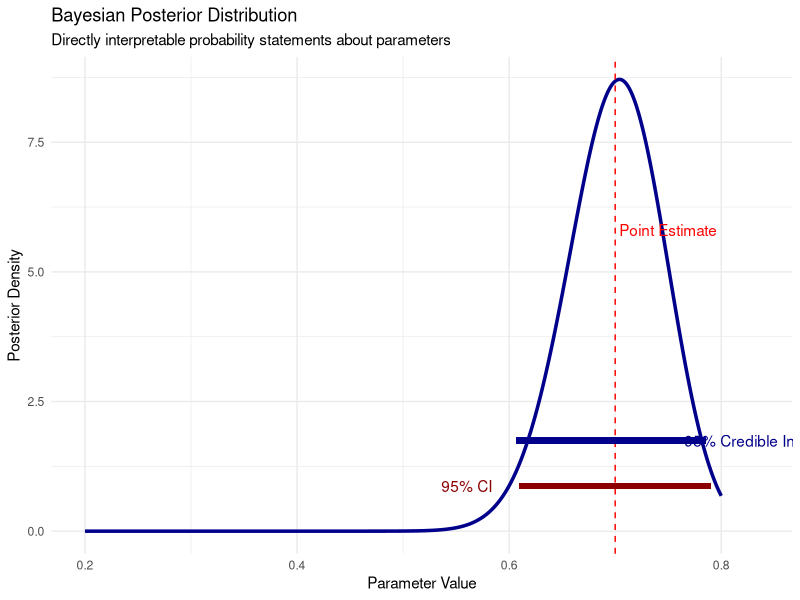
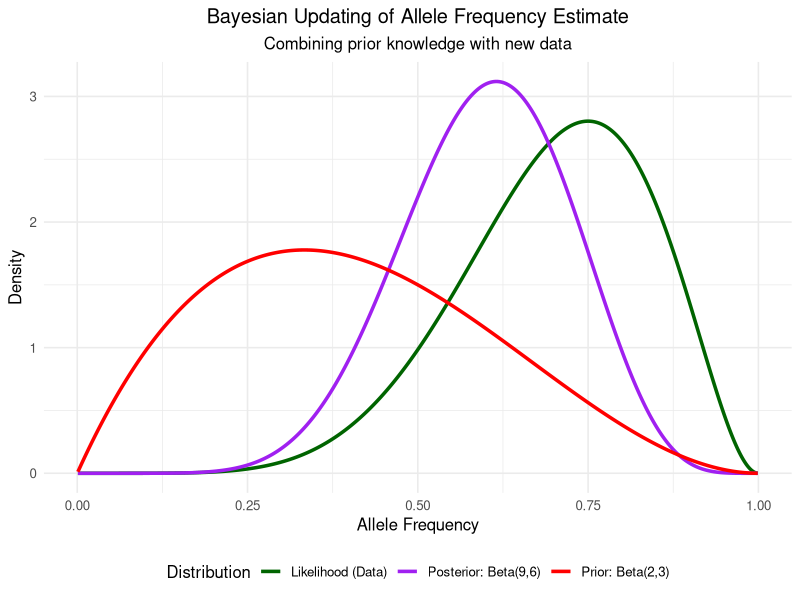
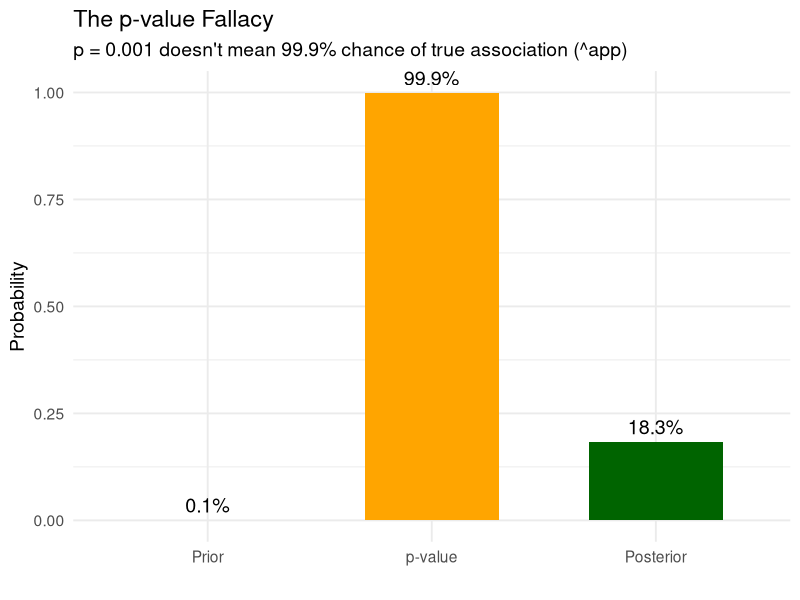
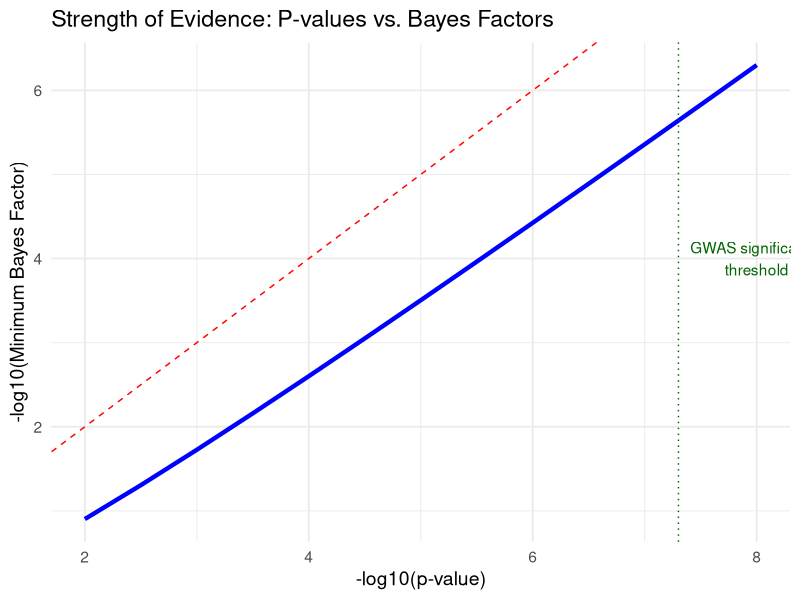
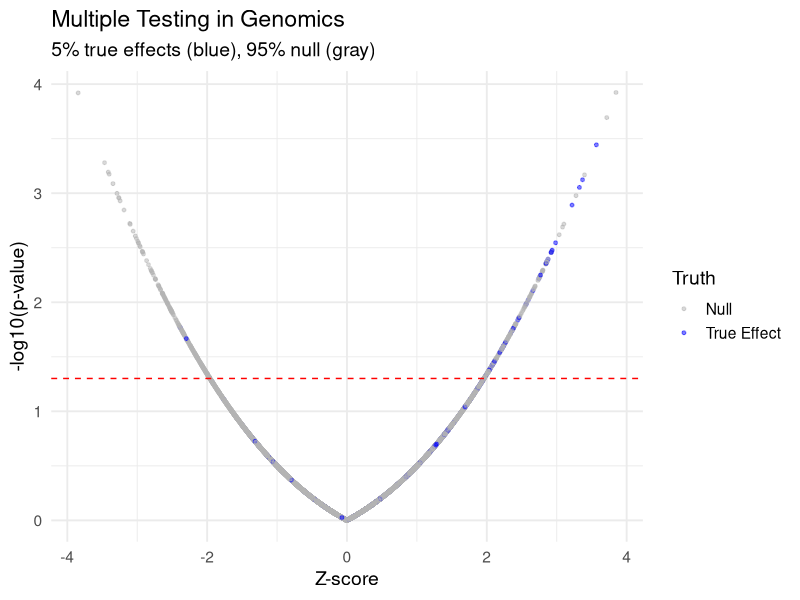
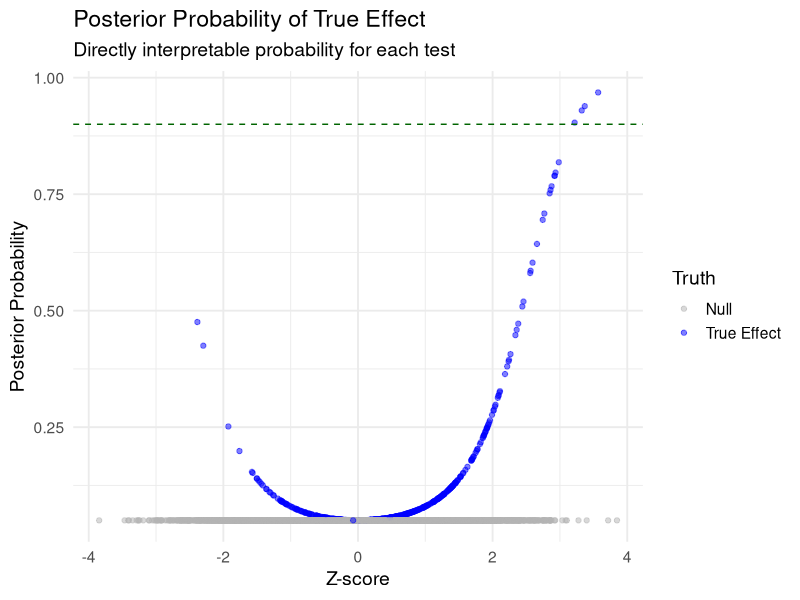
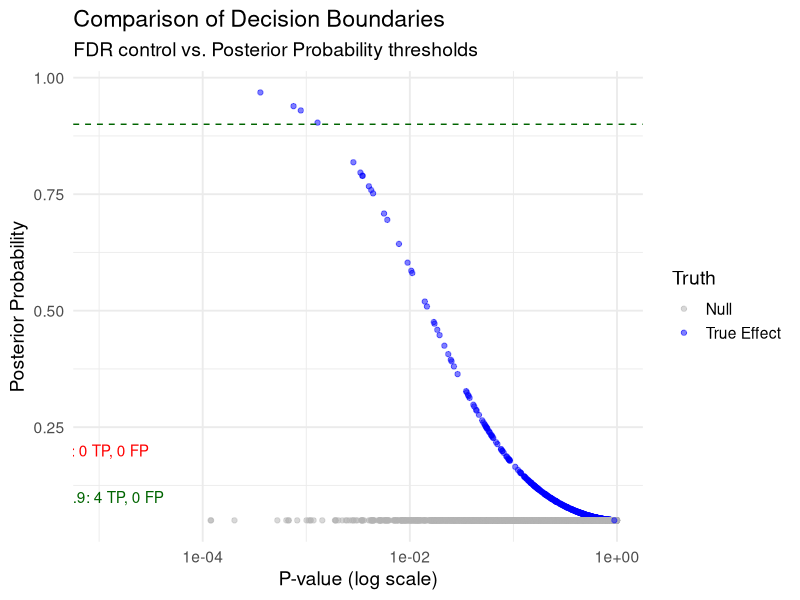
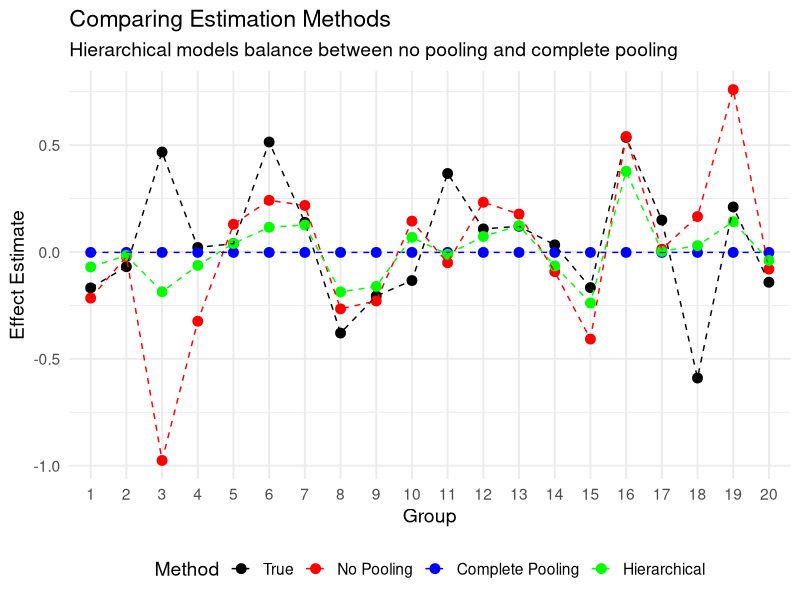

Write the R code that produced these figures, in order.
## ---- chunk 1
# Load necessary packages
library(tidyverse)
library(ggplot2)
library(reshape2)
library(viridis)
library(gtools)     # For Dirichlet distribution
library(gridExtra)  # For arranging plots

# Set a clean theme for all plots
theme_set(theme_minimal(base_size = 12) + 
          theme(plot.title = element_text(hjust = 0.5),
                plot.subtitle = element_text(hjust = 0.5)))

# Set seed for reproducibility
set.seed(42)
## ---- chunk 2
# Create example data for frequentist vs Bayesian comparison
x <- seq(0.2, 0.8, length = 1000)

# Bayesian posterior (beta distribution)
post_y <- dbeta(x, 70, 30)

# Create data frame for plotting
plot_data <- data.frame(
  x = x,
  y = post_y
)

# Point estimate
point_est <- 0.7
ci_lower <- 0.61
ci_upper <- 0.79
cred_lower <- qbeta(0.025, 70, 30)
cred_upper <- qbeta(0.975, 70, 30)

# Get maximum y value for annotation positioning
max_y_val <- max(plot_data$y)

# Plot
ggplot(plot_data, aes(x = x, y = y)) +
  geom_line(size = 1.2, color = "darkblue") +
  geom_vline(xintercept = point_est, color = "red", linetype = "dashed") +
  geom_segment(aes(x = ci_lower, xend = ci_upper, y = max_y_val/10, yend = max_y_val/10), 
               color = "darkred", size = 2) +
  geom_segment(aes(x = cred_lower, xend = cred_upper, y = max_y_val/5, yend = max_y_val/5), 
               color = "darkblue", size = 2) +
  annotate("text", x = point_est + 0.05, y = max_y_val/1.5, 
           label = "Point Estimate", color = "red") +
  annotate("text", x = ci_lower - 0.05, y = max_y_val/10, 
           label = "95% CI", color = "darkred") +
  annotate("text", x = cred_upper + 0.05, y = max_y_val/5, 
           label = "95% Credible Interval", color = "darkblue") +
  labs(title = "Bayesian Posterior Distribution",
       subtitle = "Directly interpretable probability statements about parameters",
       x = "Parameter Value", 
       y = "Posterior Density") +
  theme_minimal()
## ---- chunk 3
# Create data for three distributions
x <- seq(0.001, 0.999, length = 1000)
prior <- data.frame(x = x, y = dbeta(x, 2, 3), Distribution = "Prior: Beta(2,3)")
likelihood <- data.frame(x = x, y = dbeta(x, 7, 3), Distribution = "Likelihood (Data)")
posterior <- data.frame(x = x, y = dbeta(x, 9, 6), Distribution = "Posterior: Beta(9,6)")

# Combine data
all_distributions <- rbind(prior, likelihood, posterior)

# Plot all three distributions
ggplot(all_distributions, aes(x = x, y = y, color = Distribution)) +
  geom_line(size = 1.2) +
  scale_color_manual(values = c("darkgreen", "purple", "red")) +
  labs(title = "Bayesian Updating of Allele Frequency Estimate",
       subtitle = "Combining prior knowledge with new data",
       x = "Allele Frequency", 
       y = "Density") +
  theme(legend.position = "bottom")
## ---- chunk 4
# Parameters
prior_prob <- 1/1000  # Prior probability of true association
p_value <- 0.001      # Observed p-value

# Convert p-value to z-score
z <- qnorm(p_value/2, lower.tail = FALSE)

# Calculate Bayes factor (approximate)
bf <- exp(z^2/2)

# Calculate posterior probability
posterior <- (prior_prob * bf) / (prior_prob * bf + (1 - prior_prob))

# Create data for visualization
df <- data.frame(
  Stage = factor(c("Prior", "p-value", "Posterior"), 
                levels = c("Prior", "p-value", "Posterior")),
  Probability = c(prior_prob, 1-p_value, posterior),
  Label = c(paste0(round(prior_prob*100, 2), "%"), 
           paste0(round((1-p_value)*100, 1), "%"), 
           paste0(round(posterior*100, 1), "%"))
)

# Create plot
ggplot(df, aes(x = Stage, y = Probability)) +
  geom_bar(stat = "identity", fill = c("lightblue", "orange", "darkgreen"), width = 0.6) +
  geom_text(aes(label = Label), vjust = -0.5, size = 5) +
  ylim(0, 1) +
  labs(title = "The p-value Fallacy",
       subtitle = "p = 0.001 doesn't mean 99.9% chance of true association (^app)",
       x = "", y = "Probability") +
  theme_minimal(base_size = 14)
## ---- chunk 5
# Create data
p_values <- 10^seq(-8, -2, 0.5)
log10_p <- -log10(p_values)
min_bf <- -exp(1) * p_values * log(p_values)
log10_min_bf <- -log10(min_bf)

# Create plot data
plot_data <- data.frame(
  log10_p = log10_p,
  log10_min_bf = log10_min_bf
)

# Plot
ggplot(plot_data, aes(x = log10_p, y = log10_min_bf)) +
  geom_line(size = 1.5, color = "blue") +
  geom_abline(slope = 1, intercept = 0, linetype = "dashed", color = "red") +
  geom_vline(xintercept = -log10(5e-8), linetype = "dotted", color = "darkgreen") +
  annotate("text", x = 8, y = 4, label = "GWAS significance\nthreshold", color = "darkgreen") +
  labs(title = "Strength of Evidence: P-values vs. Bayes Factors",
       x = "-log10(p-value)",
       y = "-log10(Minimum Bayes Factor)") +
  theme_minimal(base_size = 14)
## ---- chunk 6
# Create illustration of multiple testing
set.seed(123)

# Parameters
n_tests <- 10000
pi1 <- 0.05  # Proportion of true effects
effect_size <- 0.5

# Generate true status
is_true <- rbinom(n_tests, 1, pi1)
n_true <- sum(is_true)

# Generate z-scores
z_scores <- rnorm(n_tests, mean = is_true * effect_size, sd = 1)
p_values <- 2 * pnorm(-abs(z_scores))

# Calculate posterior probabilities (simplified)
bf <- exp(0.5 * z_scores^2 * is_true)  # Simplified Bayes factor
post_prob <- (pi1 * bf) / (pi1 * bf + (1 - pi1))

# Apply Benjamini-Hochberg procedure
p_ordered <- order(p_values)
fdr_threshold <- 0.1
bh_significant <- rep(FALSE, n_tests)
for (i in 1:n_tests) {
  if (p_values[p_ordered[i]] <= fdr_threshold * i / n_tests) {
    bh_significant[p_ordered[i]] <- TRUE
  } else {
    break
  }
}

# Define high posterior probability
high_post <- post_prob > 0.9

# Create data for plotting
plot_data <- data.frame(
  z_score = z_scores,
  p_value = p_values,
  is_true = factor(is_true),
  bh_significant = factor(bh_significant),
  high_post = factor(high_post)
)

# Plot
library(ggplot2)
ggplot(plot_data, aes(x = z_score, y = -log10(p_value), color = is_true)) +
  geom_point(alpha = 0.5, size = 1) +
  geom_hline(yintercept = -log10(0.05), linetype = "dashed", color = "red") +
  scale_color_manual(values = c("0" = "gray70", "1" = "blue"),
                    labels = c("Null", "True Effect"),
                    name = "Truth") +
  labs(title = "Multiple Testing in Genomics",
       subtitle = paste0("5% true effects (blue), 95% null (gray)"),
       x = "Z-score", 
       y = "-log10(p-value)") +
  theme_minimal(base_size = 14)
## ---- chunk 7
# Plot posterior probabilities
ggplot(plot_data, aes(x = z_score)) +
  geom_point(aes(y = post_prob, color = is_true), alpha = 0.5) +
  geom_hline(yintercept = 0.9, linetype = "dashed", color = "darkgreen") +
  scale_color_manual(values = c("0" = "gray70", "1" = "blue"),
                    labels = c("Null", "True Effect"),
                    name = "Truth") +
  labs(title = "Posterior Probability of True Effect",
       subtitle = "Directly interpretable probability for each test",
       x = "Z-score", 
       y = "Posterior Probability") +
  theme_minimal(base_size = 14)
## ---- chunk 8
# Create data frame for decisions
decisions <- data.frame(
  z_score = z_scores,
  p_value = p_values,
  is_true = factor(is_true),
  BH_Decision = factor(ifelse(bh_significant, "Significant", "Not Significant")),
  Bayes_Decision = factor(ifelse(post_prob > 0.9, "High PP", "Low PP"))
)

# Count results
bh_true_pos <- sum(bh_significant & is_true == 1)
bh_false_pos <- sum(bh_significant & is_true == 0)
bh_false_neg <- sum(!bh_significant & is_true == 1)

bayes_true_pos <- sum(high_post & is_true == 1)
bayes_false_pos <- sum(high_post & is_true == 0)
bayes_false_neg <- sum(!high_post & is_true == 1)

# Plot
ggplot(decisions, aes(x = p_value, y = post_prob, color = is_true)) +
  geom_point(alpha = 0.5) +
  geom_vline(xintercept = max(p_values[bh_significant]), linetype = "dashed", color = "red") +
  geom_hline(yintercept = 0.9, linetype = "dashed", color = "darkgreen") +
  scale_color_manual(values = c("0" = "gray70", "1" = "blue"),
                    labels = c("Null", "True Effect"),
                    name = "Truth") +
  scale_x_log10() +
  annotate("text", x = 1e-5, y = 0.2, label = paste0("BH: ", bh_true_pos, " TP, ", bh_false_pos, " FP"), color = "red") +
  annotate("text", x = 1e-5, y = 0.1, label = paste0("PP>0.9: ", bayes_true_pos, " TP, ", bayes_false_pos, " FP"), color = "darkgreen") +
  labs(title = "Comparison of Decision Boundaries",
       subtitle = "FDR control vs. Posterior Probability thresholds",
       x = "P-value (log scale)", 
       y = "Posterior Probability") +
  theme_minimal(base_size = 14)
## ---- chunk 9
# Create example data for three approaches
set.seed(123)

# Number of groups
n_groups <- 20
true_effects <- rnorm(n_groups, 0, 0.3)  # True underlying effects
sample_sizes <- sample(c(5, 10, 20, 30, 50), n_groups, replace = TRUE)  # Sample sizes per group

# Generate observed data
observed_effects <- rnorm(n_groups, true_effects, 1/sqrt(sample_sizes))
observed_se <- 1/sqrt(sample_sizes)

# Calculate estimates under different approaches
# 1. No pooling (MLE)
no_pooling <- observed_effects

# 2. Complete pooling
complete_pooling <- rep(mean(observed_effects), n_groups)

# 3. Partial pooling (simplified hierarchical model)
# Estimate variance components
tau_sq <- max(0, var(observed_effects) - mean(1/sample_sizes))
shrinkage_factor <- tau_sq / (tau_sq + 1/sample_sizes)
partial_pooling <- complete_pooling + shrinkage_factor * (observed_effects - complete_pooling)

# Create data frame for plotting
plot_data <- data.frame(
  Group = factor(rep(1:n_groups, 4)),
  Estimate = c(true_effects, no_pooling, complete_pooling, partial_pooling),
  Method = factor(rep(c("True", "No Pooling", "Complete Pooling", "Hierarchical"), each = n_groups),
                levels = c("True", "No Pooling", "Complete Pooling", "Hierarchical"))
)

# Plot
library(ggplot2)
ggplot(plot_data, aes(x = Group, y = Estimate, color = Method, group = Method)) +
  geom_point(size = 3) +
  geom_line(linetype = "dashed") +
  scale_color_manual(values = c("True" = "black", "No Pooling" = "red", "Complete Pooling" = "blue", "Hierarchical" = "green")) +
  labs(title = "Comparing Estimation Methods",
       subtitle = "Hierarchical models balance between no pooling and complete pooling",
       x = "Group", y = "Effect Estimate") +
  theme_minimal(base_size = 14) +
  theme(legend.position = "bottom")
## ---- chunk 10
# Simulate data to illustrate moderated t-statistics
set.seed(456)

# Parameters
n_genes <- 1000
sample_size <- 4

# True variances from inverse-gamma
true_var <- 1/rgamma(n_genes, shape = 2, rate = 2)

# Observed variances (with sampling error)
observed_var <- true_var * rchisq(n_genes, df = sample_size - 1) / (sample_size - 1)

# Moderated variances (simplified)
prior_df <- 4
prior_var <- 1
post_var <- (observed_var * (sample_size - 1) + prior_var * prior_df) / 
            (sample_size - 1 + prior_df)

# Create data frame for plotting
var_data <- data.frame(
  GeneRank = 1:n_genes,
  TrueVar = sort(true_var),
  ObservedVar = observed_var[order(true_var)],
  ModeratedVar = post_var[order(true_var)]
)

# Plot
ggplot(var_data, aes(x = GeneRank)) +
  geom_line(aes(y = TrueVar, color = "True"), size = 1) +
  geom_line(aes(y = ObservedVar, color = "Observed"), size = 0.5, alpha = 0.5) +
  geom_line(aes(y = ModeratedVar, color = "Moderated"), size = 1) +
  scale_color_manual(values = c("True" = "black", "Observed" = "red", "Moderated" = "blue")) +
  labs(title = "Variance Moderation in Gene Expression Analysis",
       x = "Gene (ranked by true variance)",
       y = "Variance Estimate",
       color = "Method") +
  theme_minimal() +
  theme(legend.position = "bottom")
## ---- chunk 11
#| fig-height: 5
# Create a function to generate conjugate updating visualization
plot_conjugate_updating <- function() {
  # Initial prior
  alpha0 <- 2
  beta0 <- 8
  
  # Data observations (success/failure)
  data <- c(1, 1, 0, 1, 1, 0, 1, 1, 1, 0)
  
  # Create sequence for plotting
  x <- seq(0, 1, length.out = 200)
  
  # Initialize data frame for plotting
  plot_data <- data.frame()
  
  # Initial prior
  prior_y <- dbeta(x, alpha0, beta0)
  plot_data <- rbind(plot_data, data.frame(
    x = x, y = prior_y, 
    step = 0, 
    label = paste0("Prior: Beta(", alpha0, ",", beta0, ")")
  ))
  
  # Update step by step
  alpha <- alpha0
  beta <- beta0
  
  for (i in 1:length(data)) {
    # Update parameters
    if (data[i] == 1) {
      alpha <- alpha + 1
    } else {
      beta <- beta + 1
    }
    
    # Only plot a subset of steps for clarity
    if (i %in% c(1, 3, 5, 10)) {
      posterior_y <- dbeta(x, alpha, beta)
      plot_data <- rbind(plot_data, data.frame(
        x = x, y = posterior_y, 
        step = i, 
        label = paste0("After ", i, " observations: Beta(", alpha, ",", beta, ")")
      ))
    }
  }
  
  # Convert step to factor for proper ordering
  plot_data$step <- factor(plot_data$step, levels = c(0, 1, 3, 5, 10))
  
  # Create plot
  ggplot(plot_data, aes(x = x, y = y, color = step, group = step)) +
    geom_line(size = 1.2) +
    scale_color_brewer(palette = "Set1", 
                      name = "Update Step",
                      labels = c("Prior", "After 1 obs", "After 3 obs", 
                                "After 5 obs", "After 10 obs")) +
    labs(title = "Sequential Updating with Conjugate Prior",
         subtitle = "Beta-Binomial conjugacy for allele frequency estimation",
         x = "Allele Frequency", 
         y = "Density") +
    theme(legend.position = "bottom")
}

# Generate the plot
plot_conjugate_updating()
## ---- chunk 12
#| fig-height: 5
# Create a visualization of Beta-Binomial for allele frequencies
set.seed(123)

# Parameters
true_af <- 0.3
n_samples <- 20
n_reads_per_sample <- 30

# Generate data
genotypes <- rbinom(n_samples, 2, true_af)
read_counts <- rbinom(n_samples, n_reads_per_sample, genotypes/2)
total_alt <- sum(read_counts)
total_reads <- n_samples * n_reads_per_sample

# Create data for plotting
x <- seq(0, 1, length.out = 200)

# Different priors
priors <- list(
  "Flat" = c(1, 1),
  "Informative" = c(10, 20),
  "Incorrect" = c(20, 5)
)

# Create data frame for plotting
plot_data <- data.frame()

for (prior_name in names(priors)) {
  prior_params <- priors[[prior_name]]
  alpha_prior <- prior_params[1]
  beta_prior <- prior_params[2]
  
  # Prior
  prior_y <- dbeta(x, alpha_prior, beta_prior)
  
  # Posterior
  alpha_post <- alpha_prior + total_alt
  beta_post <- beta_prior + total_reads - total_alt
  posterior_y <- dbeta(x, alpha_post, beta_post)
  
  # Add to data frame
  plot_data <- rbind(plot_data, 
                    data.frame(
                      x = x,
                      y = prior_y,
                      Distribution = "Prior",
                      Prior = prior_name
                    ),
                    data.frame(
                      x = x,
                      y = posterior_y,
                      Distribution = "Posterior",
                      Prior = prior_name
                    ))
}

# Add true value line
plot_data$Distribution <- factor(plot_data$Distribution, 
                               levels = c("Prior", "Posterior"))

# Create plot
ggplot(plot_data, aes(x = x, y = y, color = Distribution, linetype = Prior)) +
  geom_line(size = 1.2) +
  geom_vline(xintercept = true_af, linetype = "dashed", color = "black") +
  scale_color_manual(values = c("Prior" = "blue", "Posterior" = "red")) +
  labs(title = "Beta-Binomial for Allele Frequency Estimation",
       subtitle = paste0("True AF = ", true_af, ", Observed = ", round(total_alt/total_reads, 3)),
       x = "Allele Frequency", 
       y = "Density") +
  theme(legend.position = "bottom")
## ---- chunk 13
#| fig-height: 5
# Create a visualization of Dirichlet-Multinomial
set.seed(234)

# Function to generate random points from a Dirichlet distribution
rdirichlet_2d <- function(n, alpha) {
  x <- rgamma(n, alpha[1], 1)
  y <- rgamma(n, alpha[2], 1)
  z <- rgamma(n, alpha[3], 1)
  s <- x + y + z
  return(data.frame(x = x/s, y = y/s, z = z/s))
}

# Parameters
prior_alpha <- c(2, 2, 2)  # Symmetric prior
true_props <- c(0.6, 0.3, 0.1)  # True proportions
n_samples <- 50

# Generate data
counts <- rmultinom(1, n_samples, true_props)

# Calculate posterior
posterior_alpha <- prior_alpha + counts

# Generate points for visualization
n_points <- 1000
prior_points <- rdirichlet_2d(n_points, prior_alpha)
posterior_points <- rdirichlet_2d(n_points, posterior_alpha)

# Combine data
prior_points$Distribution <- "Prior"
posterior_points$Distribution <- "Posterior"
all_points <- rbind(prior_points, posterior_points)

# Create ternary plot data
# We'll use a 2D projection since ggtern might not be available
project_ternary <- function(df) {
  # Convert to 2D coordinates
  df$X <- 0.5 * (2 * df$y + df$z) / (df$x + df$y + df$z)
  df$Y <- (sqrt(3)/2) * df$z / (df$x + df$y + df$z)
  return(df)
}

plot_data <- project_ternary(all_points)

# Add true value
true_point <- data.frame(x = true_props[1], y = true_props[2], z = true_props[3],
                        Distribution = "True Value")
true_point <- project_ternary(true_point)

# Create plot
ggplot(plot_data, aes(x = X, y = Y, color = Distribution)) +
  geom_point(alpha = 0.3, size = 1) +
  geom_point(data = true_point, color = "black", size = 5, shape = 8) +
  scale_color_manual(values = c("Prior" = "blue", "Posterior" = "red", "True Value" = "black")) +
  labs(title = "Dirichlet-Multinomial for Multiple Alleles",
       subtitle = paste0("Prior: Dirichlet(", paste(prior_alpha, collapse = ","), 
                       "), Counts: ", paste(counts, collapse = ",")),
       x = "", y = "") +
  theme(legend.position = "bottom",
        axis.text = element_blank(),
        axis.ticks = element_blank()) +
  annotate("text", x = 0, y = 0, label = "A") +
  annotate("text", x = 1, y = 0, label = "B") +
  annotate("text", x = 0.5, y = sqrt(3)/2, label = "C")
## ---- chunk 14
#| fig-height: 6
# Create a simple mixture model visualization
set.seed(123)

# Define mixture parameters
means <- c(-2.5, 1.5)
sds <- c(0.7, 1.2)
weights <- c(0.4, 0.6)

# Generate data from mixture
n_samples <- 1000
component <- sample(1:2, n_samples, replace = TRUE, prob = weights)
x <- rnorm(n_samples, mean = means[component], sd = sds[component])

# Create data frame for histogram
hist_data <- data.frame(x = x, component = factor(component))

# Create data for component densities
x_seq <- seq(-6, 6, length.out = 500)
comp1_density <- weights[1] * dnorm(x_seq, mean = means[1], sd = sds[1])
comp2_density <- weights[2] * dnorm(x_seq, mean = means[2], sd = sds[2])
mixture_density <- comp1_density + comp2_density

density_data <- data.frame(
  x = rep(x_seq, 3),
  y = c(comp1_density, comp2_density, mixture_density),
  Component = factor(rep(c("Component 1", "Component 2", "Mixture"), each = length(x_seq)))
)

# Create plot
ggplot() +
  geom_histogram(data = hist_data, aes(x = x, y = after_stat(density), fill = component), 
                bins = 50, alpha = 0.5, position = "identity") +
  geom_line(data = density_data, aes(x = x, y = y, color = Component), size = 1.2) +
  scale_fill_manual(values = c("lightblue", "lightgreen"), name = "True Component") +
  scale_color_manual(values = c("blue", "darkgreen", "red")) +
  labs(title = "Gaussian Mixture Model",
       subtitle = "Two underlying subpopulations create a complex distribution",
       x = "Value", 
       y = "Density") +
  theme(legend.position = "bottom")
## ---- chunk 15
#| fig-height: 6
# Simplified EM visualization
set.seed(789)

# Generate data from a mixture of two Gaussians
n <- 200
true_means <- c(-2, 2)
true_sds <- c(0.8, 0.8)
true_weights <- c(0.4, 0.6)

z <- sample(1:2, n, replace = TRUE, prob = true_weights)
x <- rnorm(n, mean = true_means[z], sd = true_sds[z])

# Create data for visualization
iterations <- c("Initial", "Iteration 1", "Iteration 3", "Final")
means1 <- c(-1, -1.5, -1.8, -2.0)
means2 <- c(1, 1.4, 1.8, 2.0)
sds1 <- c(1.2, 1.0, 0.9, 0.8)
sds2 <- c(1.2, 1.0, 0.9, 0.8)
weights1 <- c(0.5, 0.45, 0.42, 0.4)
weights2 <- c(0.5, 0.55, 0.58, 0.6)

# Create data frame for plotting
plot_data <- data.frame()
x_seq <- seq(-5, 5, length.out = 200)

for (i in 1:length(iterations)) {
  # Component 1
  comp1 <- data.frame(
    x = x_seq,
    y = weights1[i] * dnorm(x_seq, mean = means1[i], sd = sds1[i]),
    Component = "Component 1",
    Iteration = iterations[i]
  )
  
  # Component 2
  comp2 <- data.frame(
    x = x_seq,
    y = weights2[i] * dnorm(x_seq, mean = means2[i], sd = sds2[i]),
    Component = "Component 2",
    Iteration = iterations[i]
  )
  
  # Mixture
  mixture <- data.frame(
    x = x_seq,
    y = comp1$y + comp2$y,
    Component = "Mixture",
    Iteration = iterations[i]
  )
  
  plot_data <- rbind(plot_data, comp1, comp2, mixture)
}

# Create histogram data
hist_data <- data.frame(x = x, Iteration = "Data")

# Create plot
ggplot() +
  # Add histogram for data
  geom_histogram(data = hist_data, aes(x = x, y = after_stat(density)), 
                bins = 30, fill = "gray80", color = "black", alpha = 0.5) +
  # Add component and mixture densities
  geom_line(data = plot_data, 
           aes(x = x, y = y, color = Component, group = interaction(Component, Iteration)),
           size = 1) +
  # Facet by iteration
  facet_wrap(~ Iteration, ncol = 2) +
  # Customize colors
  scale_color_manual(values = c("Component 1" = "blue", "Component 2" = "green", "Mixture" = "red")) +
  # Add labels
  labs(title = "EM Algorithm Convergence",
       subtitle = "Mixture model fit improves with each iteration",
       x = "Value", 
       y = "Density") +
  theme_minimal() +
  theme(legend.position = "bottom")
## ---- chunk 16
#| fig-height: 6
# Create a visualization of population structure
set.seed(456)

# Number of individuals and populations
n_ind <- 60
n_pop <- 3

# Create admixture proportions
# First 20 individuals mostly from pop1, etc.
admixture <- matrix(0, nrow = n_ind, ncol = n_pop)
for (i in 1:n_ind) {
  if (i <= 20) {
    admixture[i,] <- c(0.8, 0.1, 0.1) + rnorm(3, 0, 0.05)
  } else if (i <= 40) {
    admixture[i,] <- c(0.1, 0.8, 0.1) + rnorm(3, 0, 0.05)
  } else {
    admixture[i,] <- c(0.1, 0.1, 0.8) + rnorm(3, 0, 0.05)
  }
  # Ensure proportions are positive and sum to 1
  admixture[i,] <- pmax(admixture[i,], 0)
  admixture[i,] <- admixture[i,] / sum(admixture[i,])
}

# Create data frame for plotting
admix_df <- data.frame(
  Individual = rep(1:n_ind, n_pop),
  Population = factor(rep(paste0("Pop", 1:n_pop), each = n_ind)),
  Proportion = c(admixture)
)

# Create barplot
ggplot(admix_df, aes(x = Individual, y = Proportion, fill = Population)) +
  geom_col(width = 1) +
  scale_fill_brewer(palette = "Set1") +
  labs(title = "Population Structure as a Mixture Model",
       subtitle = "Each individual is a mixture of ancestral populations",
       x = "Individual", 
       y = "Ancestry Proportion") +
  theme(axis.text.x = element_blank(),
        axis.ticks.x = element_blank())
## ---- chunk 17
#| fig-height: 6
#| fig-width: 6
#| echo: false
#| warning: false
#| message: false

library(ggplot2)
library(viridis)
library(patchwork)

set.seed(567)

n_ind <- 100
n_pop <- 3
n_markers <- 20

pop_freqs <- matrix(rbeta(n_pop * n_markers, 0.5, 0.5), nrow = n_pop)

# Create ancestry proportions
q <- matrix(0, nrow = n_ind, ncol = n_pop)
q[1:40, 1] <- rbeta(40, 10, 1)
q[41:70, 2] <- rbeta(30, 10, 1)
q[71:100, 3] <- rbeta(30, 10, 1)
q <- t(apply(q + 0.05, 1, function(x) x / sum(x)))

# Dataframes
q_df <- data.frame(
  Individual = rep(1:n_ind, n_pop),
  Population = factor(rep(paste0("Pop", 1:n_pop), each = n_ind)),
  Proportion = as.vector(q)
)

freq_df <- data.frame(
  Population = factor(rep(paste0("Pop", 1:n_pop), each = n_markers)),
  Marker = factor(rep(paste0("M", 1:n_markers), times = n_pop)),
  Frequency = c(pop_freqs)
)

# Plots
p1 <- ggplot(q_df, aes(x = Individual, y = Population, fill = Proportion)) +
  geom_tile() +
  scale_fill_viridis() +
  labs(title = "Ancestry Proportions",
       subtitle = "Each individual's genetic ancestry",
       x = "Individual", y = "Ancestral Population") +
  theme_minimal(base_size = 10) +
  theme(axis.text.x = element_blank(), axis.ticks.x = element_blank())

p2 <- ggplot(freq_df, aes(x = Marker, y = Population, fill = Frequency)) +
  geom_tile() +
  scale_fill_viridis() +
  labs(title = "Population Allele Frequencies",
       subtitle = "Each population's genetic profile",
       x = "Genetic Marker", y = "Ancestral Population") +
  theme_minimal(base_size = 10)

p1 / p2  # patchwork layout
## ---- chunk 18
# Create visualization of effect size mixtures
set.seed(789)

# Parameters
n_variants <- 500
pi0 <- 0.95  # Proportion of null effects

# Generate true effects
is_null <- rbinom(n_variants, 1, pi0)
true_effects <- rep(0, n_variants)
true_effects[is_null == 0] <- rnorm(sum(is_null == 0), 0, 0.5)

# Add noise to create observed effects
observed_effects <- true_effects + rnorm(n_variants, 0, 0.2)

# Create data frame for plotting
effect_df <- data.frame(
  Variant = 1:n_variants,
  TrueEffect = true_effects,
  ObservedEffect = observed_effects,
  IsNull = factor(is_null)
)

# Plot
ggplot(effect_df, aes(x = ObservedEffect, fill = IsNull)) +
  geom_histogram(bins = 40, alpha = 0.7, position = "identity") +
  scale_fill_manual(values = c("red", "gray70"), 
                   labels = c("Causal", "Null"),
                   name = "Variant Type") +
  labs(title = "Mixture of Effect Sizes in GWAS",
       subtitle = "Most variants have no effect (null)",
       x = "Observed Effect Size", 
       y = "Count") +
  theme_minimal() +
  theme(legend.position = "bottom")
## ---- chunk 19
#| fig-height: 6
# Create a visualization of multivariate effects
set.seed(345)

# Parameters
n_effects <- 200
n_conditions <- 4

# Create different effect patterns
patterns <- list(
  "Shared" = rep(1, n_conditions),
  "Condition1" = c(1, 0, 0, 0),
  "Condition2" = c(0, 1, 0, 0),
  "Conditions1&2" = c(1, 1, 0, 0),
  "Conditions3&4" = c(0, 0, 1, 1)
)

# Assign effects to patterns
n_per_pattern <- n_effects / length(patterns)
true_effects <- matrix(0, nrow = n_effects, ncol = n_conditions)
colnames(true_effects) <- paste0("Condition", 1:n_conditions)

current_idx <- 1
for (p in 1:length(patterns)) {
  pattern_name <- names(patterns)[p]
  pattern <- patterns[[p]]
  
  for (i in 1:n_per_pattern) {
    effect_size <- rnorm(1, 0, 0.5)
    true_effects[current_idx, ] <- pattern * effect_size
    current_idx <- current_idx + 1
  }
}

# Add noise to create observed effects
observed_effects <- true_effects + matrix(rnorm(n_effects * n_conditions, 0, 0.2),
                                        nrow = n_effects)

# Select a few examples for visualization
example_indices <- c(5, 45, 85, 125, 165)  # One from each pattern
example_data <- data.frame(
  Effect = rep(paste0("Effect", example_indices), each = n_conditions),
  Condition = rep(paste0("Condition", 1:n_conditions), times = length(example_indices)),
  TrueEffect = c(t(true_effects[example_indices, ])),
  ObservedEffect = c(t(observed_effects[example_indices, ]))
)

# Reshape for plotting
example_long <- reshape2::melt(example_data, 
                             id.vars = c("Effect", "Condition"),
                             variable.name = "EffectType",
                             value.name = "Value")

# Create plot
ggplot(example_long, aes(x = Condition, y = Value, color = EffectType, group = EffectType)) +
  geom_point(size = 3) +
  geom_line(size = 1) +
  facet_wrap(~ Effect, ncol = 3) +
  scale_color_manual(values = c("TrueEffect" = "blue", "ObservedEffect" = "red"),
                    labels = c("True Effect", "Observed Effect")) +
  labs(title = "Multivariate Effect Patterns",
       subtitle = "mash identifies and leverages these patterns",
       x = "", 
       y = "Effect Size",
       color = "") +
  theme(legend.position = "bottom")
## ---- chunk 20
# Simulate data for model averaging
set.seed(123)

# Generate data
x <- seq(0, 10, length.out = 20)
y_true <- 2 + 0.5*x - 0.03*x^2
y <- y_true + rnorm(length(x), 0, 1)
data <- data.frame(x = x, y = y)

# Define models
# M1: Linear
# M2: Quadratic
# M3: Cubic

# Fit models
fit1 <- lm(y ~ x, data = data)
fit2 <- lm(y ~ x + I(x^2), data = data)
fit3 <- lm(y ~ x + I(x^2) + I(x^3), data = data)

# Calculate BIC values
bic1 <- BIC(fit1)
bic2 <- BIC(fit2)
bic3 <- BIC(fit3)

# Convert to approximate posterior probabilities (using BIC approximation)
bic_min <- min(bic1, bic2, bic3)
post_prob1 <- exp(-0.5 * (bic1 - bic_min))
post_prob2 <- exp(-0.5 * (bic2 - bic_min))
post_prob3 <- exp(-0.5 * (bic3 - bic_min))
total <- post_prob1 + post_prob2 + post_prob3
post_prob1 <- post_prob1 / total
post_prob2 <- post_prob2 / total
post_prob3 <- post_prob3 / total

# Generate predictions
x_new <- seq(-1, 12, length.out = 100)
pred1 <- predict(fit1, newdata = data.frame(x = x_new), se.fit = TRUE)
pred2 <- predict(fit2, newdata = data.frame(x = x_new), se.fit = TRUE)
pred3 <- predict(fit3, newdata = data.frame(x = x_new), se.fit = TRUE)

# Create BMA prediction (weighted average)
pred_bma <- post_prob1 * pred1$fit + post_prob2 * pred2$fit + post_prob3 * pred3$fit
# Simplified variance calculation (not exact but illustrative)
var_bma <- post_prob1 * (pred1$se.fit^2) + post_prob2 * (pred2$se.fit^2) + post_prob3 * (pred3$se.fit^2) + 
           post_prob1 * (pred1$fit - pred_bma)^2 + post_prob2 * (pred2$fit - pred_bma)^2 + post_prob3 * (pred3$fit - pred_bma)^2

# Create plot data
plot_data <- data.frame(
  x = x,
  y = y
)

pred_data <- data.frame(
  x = rep(x_new, 4),
  y = c(pred1$fit, pred2$fit, pred3$fit, pred_bma),
  lower = c(pred1$fit - 1.96 * pred1$se.fit, 
            pred2$fit - 1.96 * pred2$se.fit,
            pred3$fit - 1.96 * pred3$se.fit,
            pred_bma - 1.96 * sqrt(var_bma)),
  upper = c(pred1$fit + 1.96 * pred1$se.fit, 
            pred2$fit + 1.96 * pred2$se.fit,
            pred3$fit + 1.96 * pred3$se.fit,
            pred_bma + 1.96 * sqrt(var_bma)),
  Model = factor(rep(c("Linear", "Quadratic", "Cubic", "Model Average"), each = length(x_new)),
                levels = c("Linear", "Quadratic", "Cubic", "Model Average"))
)

# True curve data
true_data <- data.frame(
  x = x_new,
  y = 2 + 0.5*x_new - 0.03*x_new^2
)

# Plot
library(ggplot2)
ggplot() +
  geom_point(data = plot_data, aes(x = x, y = y), alpha = 0.5) +
  geom_line(data = pred_data, aes(x = x, y = y, color = Model), size = 1) +
  geom_line(data = true_data, aes(x = x, y = y), linetype = "dashed", color = "black") +
  geom_ribbon(data = pred_data, aes(x = x, ymin = lower, ymax = upper, fill = Model), alpha = 0.2) +
  scale_color_brewer(palette = "Set1") +
  scale_fill_brewer(palette = "Set1") +
  labs(title = "Bayesian Model Averaging",
       subtitle = paste0("Model probabilities: Linear=", round(post_prob1*100), "%, ",
                        "Quadratic=", round(post_prob2*100), "%, ",
                        "Cubic=", round(post_prob3*100), "%"),
       x = "X", y = "Y") +
  theme_minimal(base_size = 14) +
  theme(legend.position = "bottom")
## ---- chunk 21
# Create BMA for fine-mapping visualization
set.seed(234)

# Create simulated data for a fine-mapping example
n_variants <- 20
r2_matrix <- matrix(0.9, n_variants, n_variants)
diag(r2_matrix) <- 1
for(i in 1:n_variants) {
  for(j in 1:n_variants) {
    r2_matrix[i,j] <- 0.9^abs(i-j)
  }
}

# True causal variants
causal_idx <- c(5, 12)

# Generate z-scores based on LD
z_scores <- rnorm(n_variants, 0, 0.2)
z_scores[causal_idx] <- rnorm(length(causal_idx), 4, 0.5)
z_scores <- z_scores + rnorm(n_variants, 0, 0.5)  # Add noise

# Convert to p-values
p_values <- 2 * pnorm(-abs(z_scores))

# Calculate approximate Bayes factors
bf <- exp(z_scores^2/2 - 1)

# Simplified FINEMAP-like calculation
# We'll create just a few candidate models for illustration
models <- list(
  model1 = c(5),        # Just variant 5
  model2 = c(12),       # Just variant 12
  model3 = c(5, 12),    # Both 5 and 12
  model4 = c(4, 5),     # 4 and 5
  model5 = c(11, 12)    # 11 and 12
)

# Calculate posterior odds for each model (simplified)
prior_odds <- c(0.1, 0.1, 0.05, 0.05, 0.05)  # Prior model probabilities
post_odds <- rep(1, length(models))

for(i in 1:length(models)) {
  post_odds[i] <- prior_odds[i] * prod(bf[models[[i]]])
}
post_probs <- post_odds / sum(post_odds)

# Calculate marginal inclusion probabilities for each variant
pip <- rep(0, n_variants)
for(i in 1:length(models)) {
  pip[models[[i]]] <- pip[models[[i]]] + post_probs[i]
}

# Create data for plotting
finemap_data <- data.frame(
  Variant = 1:n_variants,
  Z_score = z_scores,
  P_value = p_values,
  PIP = pip,
  Causal = 1:n_variants %in% causal_idx
)

# Plot
ggplot(finemap_data) +
  geom_point(aes(x = Variant, y = -log10(P_value)), color = "blue", size = 3) +
  geom_point(aes(x = Variant, y = PIP), color = "red", size = 3) +
  geom_vline(xintercept = causal_idx, linetype = "dashed", color = "darkgreen") +
  scale_y_continuous(
    name = "-log10(p-value)",
    sec.axis = sec_axis(~., name = "Posterior Inclusion Probability")
  ) +
  labs(title = "Bayesian Fine-Mapping with Model Averaging",
       subtitle = "Green dashed lines indicate true causal variants",
       x = "Variant Position") +
  theme_minimal(base_size = 14) +
  annotate("text", x = 3, y = 0.8, label = "PIPs (red)", color = "red") +
  annotate("text", x = 3, y = 0.7, label = "P-values (blue)", color = "blue")
## ---- chunk 22
# Create data for model selection vs BMA comparison
set.seed(345)

# Generate some data with model uncertainty
n <- 50
x <- seq(-3, 3, length.out = n)
true_y <- 2 + 0.2*x^2 + 0.1*sin(x*pi)
y <- true_y + rnorm(n, 0, 0.5)

# Fit multiple models
fit1 <- lm(y ~ x)                   # Linear
fit2 <- lm(y ~ x + I(x^2))          # Quadratic
fit3 <- lm(y ~ x + I(x^2) + I(x^3)) # Cubic
fit4 <- lm(y ~ sin(pi*x) + cos(pi*x)) # Trigonometric

# Calculate BIC
bic_values <- c(BIC(fit1), BIC(fit2), BIC(fit3), BIC(fit4))
best_model_idx <- which.min(bic_values)
best_model <- c("Linear", "Quadratic", "Cubic", "Trigonometric")[best_model_idx]

# Convert to posterior probabilities
bic_min <- min(bic_values)
post_probs <- exp(-0.5 * (bic_values - bic_min))
post_probs <- post_probs / sum(post_probs)

# Create plot data for model comparison
x_grid <- seq(-4, 4, length.out = 200)
pred1 <- predict(fit1, newdata = data.frame(x = x_grid))
pred2 <- predict(fit2, newdata = data.frame(x = x_grid))
pred3 <- predict(fit3, newdata = data.frame(x = x_grid))
pred4 <- predict(fit4, newdata = data.frame(x = x_grid))

# BMA prediction
pred_bma <- pred1 * post_probs[1] + pred2 * post_probs[2] + pred3 * post_probs[3] + pred4 * post_probs[4]

# True values
true_grid <- 2 + 0.2*x_grid^2 + 0.1*sin(x_grid*pi)

# Plot data
plot_data <- data.frame(
  x = rep(x_grid, 6),
  y = c(pred1, pred2, pred3, pred4, pred_bma, true_grid),
  Model = factor(rep(c("Linear", "Quadratic", "Cubic", "Trigonometric", "BMA", "True"), each = length(x_grid)),
                levels = c("Linear", "Quadratic", "Cubic", "Trigonometric", "BMA", "True"))
)

# Original data
orig_data <- data.frame(x = x, y = y)

# Plot
ggplot() +
  geom_point(data = orig_data, aes(x = x, y = y), alpha = 0.4) +
  geom_line(data = plot_data, aes(x = x, y = y, color = Model, size = Model, linetype = Model)) +
  scale_color_manual(values = c("Linear" = "blue", "Quadratic" = "green", "Cubic" = "purple", "Trigonometric" = "orange",
                               "BMA" = "red", "True" = "black")) +
  scale_size_manual(values = c("Linear" = 0.7, "Quadratic" = 0.7, "Cubic" = 0.7, "Trigonometric" = 0.7,
                              "BMA" = 1.2, "True" = 1.2)) +
  scale_linetype_manual(values = c("Linear" = "solid", "Quadratic" = "solid", "Cubic" = "solid", "Trigonometric" = "solid",
                                  "BMA" = "solid", "True" = "dashed")) +
  labs(title = "Model Selection vs. Model Averaging",
       subtitle = paste0("Model probabilities: Linear=", round(post_probs[1]*100), "%, ",
                         "Quadratic=", round(post_probs[2]*100), "%, ",
                         "Cubic=", round(post_probs[3]*100), "%, ",
                         "Trig=", round(post_probs[4]*100), "%"),
       x = "X", y = "Y") +
  theme_minimal(base_size = 14) +
  theme(legend.position = "bottom")
## ---- chunk 23
#| fig-height: 6
# Create a visualization of Bayesian meta-analysis
set.seed(678)

# Parameters
n_studies <- 8
true_effect <- 0.3
heterogeneity <- 0.1

# Generate study-specific effects
study_effects <- rnorm(n_studies, true_effect, heterogeneity)

# Make one study an outlier
study_effects[n_studies] <- -0.2

# Generate observed effects and standard errors
sample_sizes <- round(runif(n_studies, 100, 500))
standard_errors <- 1 / sqrt(sample_sizes)
observed_effects <- rnorm(n_studies, study_effects, standard_errors)

# Create data frame for forest plot
meta_df <- data.frame(
  Study = paste0("Study ", 1:n_studies),
  Effect = observed_effects,
  SE = standard_errors,
  LowerCI = observed_effects - 1.96 * standard_errors,
  UpperCI = observed_effects + 1.96 * standard_errors
)

# Add meta-analysis results
# 1. Fixed effects
fixed_weights <- 1 / standard_errors^2
fixed_effect <- sum(fixed_weights * observed_effects) / sum(fixed_weights)
fixed_se <- sqrt(1 / sum(fixed_weights))

# 2. Random effects (simplified)
tau2 <- max(0, (sum(fixed_weights * (observed_effects - fixed_effect)^2) - (n_studies - 1)) / 
             (sum(fixed_weights) - sum(fixed_weights^2) / sum(fixed_weights)))
random_weights <- 1 / (standard_errors^2 + tau2)
random_effect <- sum(random_weights * observed_effects) / sum(random_weights)
random_se <- sqrt(1 / sum(random_weights))

# 3. Bayesian robust (simplified - downweights outliers)
robust_weights <- 1 / (standard_errors^2 + tau2 + 0.1 * (observed_effects - random_effect)^2)
robust_effect <- sum(robust_weights * observed_effects) / sum(robust_weights)
robust_se <- sqrt(1 / sum(robust_weights))

# Add to data frame
meta_results <- data.frame(
  Study = c("Fixed Effects", "Random Effects", "Bayesian Robust"),
  Effect = c(fixed_effect, random_effect, robust_effect),
  SE = c(fixed_se, random_se, robust_se),
  LowerCI = c(fixed_effect - 1.96 * fixed_se, 
             random_effect - 1.96 * random_se,
             robust_effect - 1.96 * robust_se),
  UpperCI = c(fixed_effect + 1.96 * fixed_se, 
             random_effect + 1.96 * random_se,
             robust_effect + 1.96 * robust_se)
)

# Combine data
plot_df <- rbind(
  meta_df,
  meta_results
)

# Add a grouping variable
plot_df$Group <- ifelse(plot_df$Study %in% meta_results$Study, "Meta-Analysis", "Individual Studies")
plot_df$Group <- factor(plot_df$Group, levels = c("Individual Studies", "Meta-Analysis"))

# Order studies
plot_df$Study <- factor(plot_df$Study, 
                      levels = c(paste0("Study ", 1:n_studies), "Fixed Effects", "Random Effects", "Bayesian Robust"))

# Create forest plot
ggplot(plot_df, aes(x = Effect, y = Study, color = Group)) +
  geom_vline(xintercept = 0, linetype = "dashed", color = "gray") +
  geom_vline(xintercept = true_effect, linetype = "dotted", color = "darkgreen") +
  geom_point(aes(size = 1/SE)) +
  geom_errorbarh(aes(xmin = LowerCI, xmax = UpperCI), height = 0.2) +
  scale_color_manual(values = c("Individual Studies" = "blue", "Meta-Analysis" = "red")) +
  scale_size_continuous(guide = "none") +
  labs(title = "Bayesian Meta-Analysis",
       subtitle = "Green dotted line shows true effect; note how Bayesian robust method handles outlier",
       x = "Effect Size", 
       y = "") +
  theme(legend.position = "bottom")
## ---- chunk 24
# Simulate an adaptive trial
set.seed(42)

# Parameters
true_effect <- 0.15  # 15% improvement
max_patients <- 500
interim_points <- seq(100, max_patients, by = 100)
success_threshold <- 0.95

# Generate mock data and posterior probabilities
patients <- seq(10, max_patients, by = 10)
superiority_probs <- c(0.51, 0.55, 0.60, 0.64, 0.67, 0.70, 
                      0.73, 0.75, 0.78, 0.80, 0.82, 0.84,
                      0.85, 0.87, 0.88, 0.89, 0.90, 0.91,
                      0.92, 0.93, 0.94, 0.94, 0.95, 0.95,
                      0.96, 0.96, 0.97, 0.97, 0.97, 0.97,
                      0.97, 0.98, 0.98, 0.98, 0.98, 0.98,
                      0.98, 0.98, 0.98, 0.98, 0.99, 0.99,
                      0.99, 0.99, 0.99, 0.99, 0.99, 0.99, 0.99, 0.99)

# Plot
plot(patients, superiority_probs, type="l", lwd=2, col="blue",
     main="Bayesian Adaptive Trial Simulation",
     xlab="Number of Patients Enrolled",
     ylab="P(Treatment > Control)",
     ylim=c(0.5, 1))
abline(h=success_threshold, lty=2, col="red")
text(max_patients*0.8, success_threshold+0.02, 
     "Superiority Threshold (95%)", col="red")

# Mark stopping point
stopping_point <- min(which(superiority_probs >= success_threshold))
points(patients[stopping_point], superiority_probs[stopping_point], 
       col="green", pch=19, cex=2)
text(patients[stopping_point]+50, superiority_probs[stopping_point], 
     paste("Trial stops after", patients[stopping_point], "patients"))
## ---- chunk 25
#| fig-height: 6
# Create a visualization of Bayesian fine-mapping
set.seed(456)

# Parameters
n_snps <- 50
causal_idx <- 25

# Create correlation structure (LD)
pos <- 1:n_snps
ld_matrix <- exp(-abs(outer(pos, pos, "-")) / 10)

# Generate true effects (only one causal variant)
true_effects <- rep(0, n_snps)
true_effects[causal_idx] <- 0.5

# Generate observed effects based on LD
observed_effects <- as.vector(ld_matrix %*% true_effects + rnorm(n_snps, 0, 0.1))

# Calculate p-values
p_values <- 2 * pnorm(-abs(observed_effects))

# Calculate Bayes factors (simplified)
bayes_factors <- exp(observed_effects^2 / 2)

# Calculate posterior probabilities (assuming 1/n_snps prior)
prior <- 1/n_snps
posterior_probs <- (prior * bayes_factors) / sum(prior * bayes_factors)

# Create data frame for plotting
fine_map_df <- data.frame(
  SNP = 1:n_snps,
  Position = pos,
  ObservedEffect = observed_effects,
  PValue = p_values,
  PosteriorProb = posterior_probs,
  Causal = (1:n_snps == causal_idx)
)

# Calculate 95% credible set
sorted_idx <- order(posterior_probs, decreasing = TRUE)
cumulative_prob <- cumsum(posterior_probs[sorted_idx])
credible_set <- sorted_idx[cumulative_prob <= 0.95]
fine_map_df$InCredibleSet <- (1:n_snps %in% credible_set)

# Create plot
ggplot(fine_map_df, aes(x = Position)) +
  geom_point(aes(y = -log10(PValue), color = "P-value"), size = 3, alpha = 0.7) +
  geom_point(aes(y = PosteriorProb * 10, color = "Posterior"), size = 3, alpha = 0.7) +
  geom_vline(xintercept = pos[causal_idx], linetype = "dashed", color = "red") +
  geom_rect(data = subset(fine_map_df, InCredibleSet),
            aes(xmin = Position - 0.4, xmax = Position + 0.4, 
                ymin = 0, ymax = -0.2),
            fill = "darkgreen", alpha = 0.3) +
  scale_color_manual(values = c("P-value" = "blue", "Posterior" = "darkgreen"),
                    name = "Measure") +
  scale_y_continuous(
    name = "-log10(p-value)",
    sec.axis = sec_axis(~./10, name = "Posterior Probability")
  ) +
  annotate("text", x = n_snps * 0.8, y = 1, 
           label = "95% Credible Set", color = "darkgreen") +
  labs(title = "Bayesian Fine-Mapping vs. P-values",
       subtitle = "Green bars indicate 95% credible set; red line is true causal variant",
       x = "Genomic Position") +
  theme_minimal() +
  theme(legend.position = "bottom")
